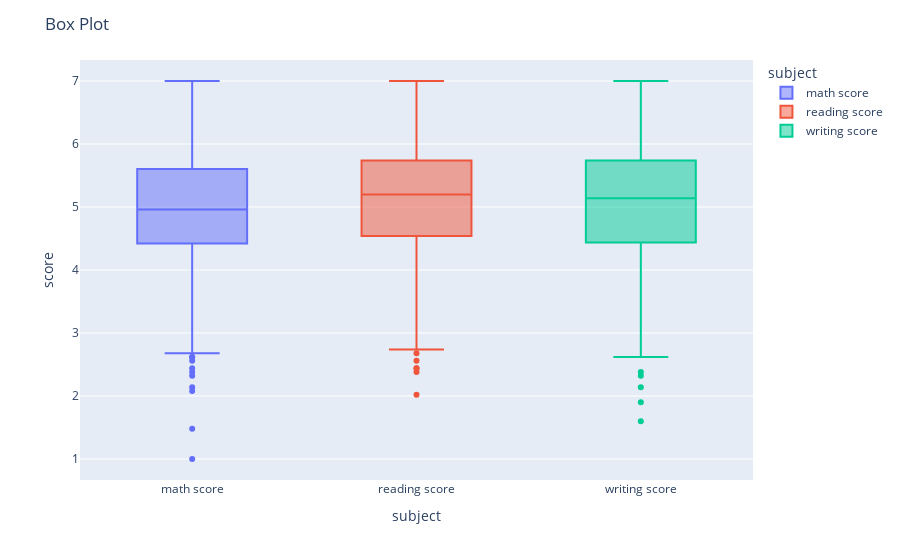

This figure's notebook cell:
### Markdown cell above
**Gráfico de Caja:**

### Code cell
fig = px.box(df_grades_melted, x='subject', y='score', color='subject')
fig.update_layout(title='Box Plot')
fig.show()

### Figure 1 — Plotly figure (JSON) as saved in the notebook; plotly's stock layout.template omitted (floating-point values rounded to 4 significant figures; data arrays with more than 128 entries replaced by an {"elided": "..."} marker saying what was removed)
{"data": [{"alignmentgroup": "True", "hovertemplate": "subject=%{x}<br>score=%{y}<extra></extra>", "legendgroup": "math score", "marker": {"color": "#636efa"}, "name": "math score", "notched": false, "offsetgroup": "math score", "orientation": "v", "showlegend": true, "type": "box", "x": {"elided": "875 str values"}, "x0": " ", "xaxis": "x", "y": {"elided": "875 float values"}, "y0": " ", "yaxis": "y"}, {"alignmentgroup": "True", "hovertemplate": "subject=%{x}<br>score=%{y}<extra></extra>", "legendgroup": "reading score", "marker": {"color": "#EF553B"}, "name": "reading score", "notched": false, "offsetgroup": "reading score", "orientation": "v", "showlegend": true, "type": "box", "x": {"elided": "875 str values"}, "x0": " ", "xaxis": "x", "y": {"elided": "875 float values"}, "y0": " ", "yaxis": "y"}, {"alignmentgroup": "True", "hovertemplate": "subject=%{x}<br>score=%{y}<extra></extra>", "legendgroup": "writing score", "marker": {"color": "#00cc96"}, "name": "writing score", "notched": false, "offsetgroup": "writing score", "orientation": "v", "showlegend": true, "type": "box", "x": {"elided": "875 str values"}, "x0": " ", "xaxis": "x", "y": {"elided": "875 float values"}, "y0": " ", "yaxis": "y"}], "layout": {"boxmode": "overlay", "legend": {"title": {"text": "subject"}, "tracegroupgap": 0}, "margin": {"t": 60}, "title": {"text": "Box Plot"}, "xaxis": {"anchor": "y", "categoryarray": ["math score", "reading score", "writing score"], "categoryorder": "array", "domain": [0, 1], "title": {"text": "subject"}}, "yaxis": {"anchor": "x", "domain": [0, 1], "title": {"text": "score"}}}}
